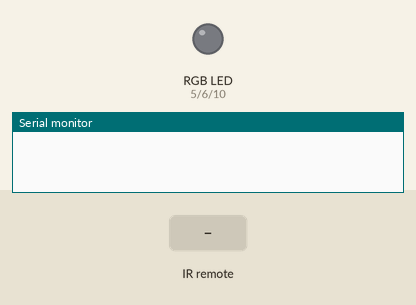
Bench run of a program on a simulated Arduino Uno, built with avr-gcc and run on an emulated ATmega328P. On the bench: an RGB LED mixed from three pins (HIGH = lit), the last lines printed to the serial monitor. Inputs (shaded band) come from the test bench.

Above: at 1.2 s.
1.3 s: infrared code 0xBA45FF00 received
At 2.7 s:
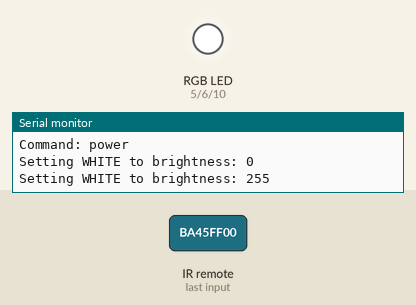
3.0 s: infrared code 0xF807FF00 received
At 4.4 s:
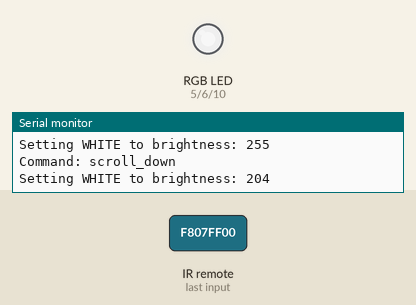
4.7 s: infrared code 0xF30CFF00 received
At 5.8 s:
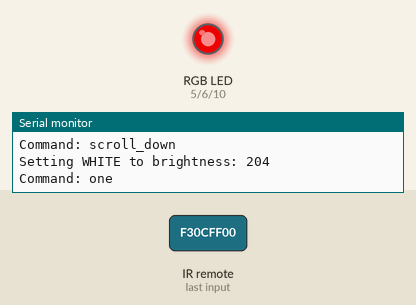
6.4 s: infrared code 0xE718FF00 received
At 7.1 s:
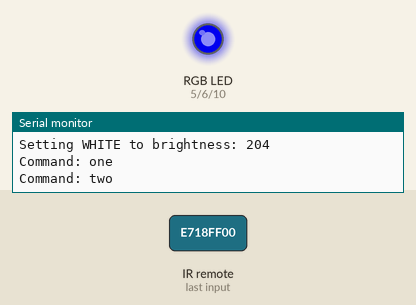
8.1 s: infrared code 0xA15EFF00 received
At 9.5 s:
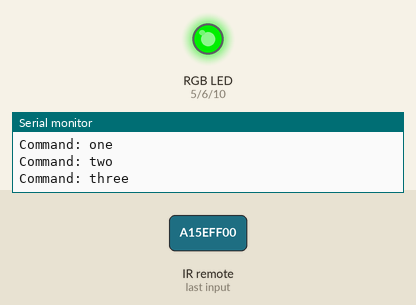
9.8 s: infrared code 0xF708FF00 received
At 10.9 s:
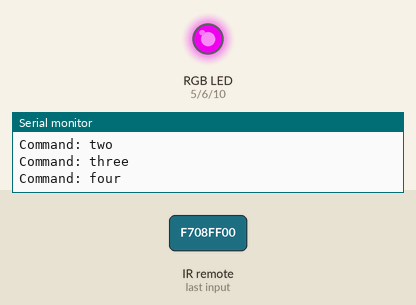
Timing chart, 0 to 12.5 s (numbered marks = the images above; inputs shaded):
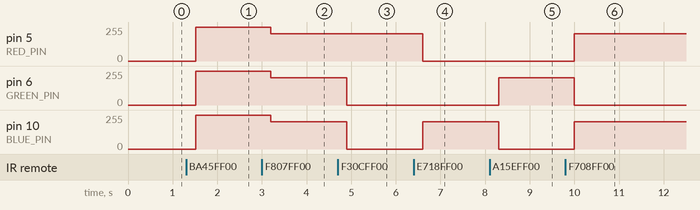

Measured:
- after the input at 1.3 s, pin 5 (RED_PIN), pin 6 (GREEN_PIN), pin 10 (BLUE_PIN): 0/255 → 255/255 after 0.22 s
- after the input at 3.0 s, pin 5 (RED_PIN), pin 6 (GREEN_PIN), pin 10 (BLUE_PIN): 255/255 → 204/255 after 0.20 s
- after the input at 4.7 s, pin 6 (GREEN_PIN), pin 10 (BLUE_PIN): 204/255 → 0/255 after 0.20 s
- after the input at 6.4 s, pin 5 (RED_PIN): 204/255 → 0/255 after 0.20 s; pin 10 (BLUE_PIN): 0/255 → 204/255 after 0.20 s
- after the input at 8.1 s, pin 6 (GREEN_PIN): 0/255 → 204/255 after 0.20 s; pin 10 (BLUE_PIN): 204/255 → 0/255 after 0.20 s
- after the input at 9.8 s, pin 5 (RED_PIN), pin 10 (BLUE_PIN): 0/255 → 204/255 after 0.20 s; pin 6 (GREEN_PIN): 204/255 → 0/255 after 0.20 s

The program:

main.cpp
```cpp
#include <Arduino.h>
#include <IRremote.h>

// Pin definitions for circuit wiring
const int IR_RECEIVER_PIN = 9; // Connect IR receiver data pin here
const int RED_PIN = 5;         // Red LED pin
const int GREEN_PIN = 6;       // Green LED pin
const int BLUE_PIN = 10;       // Blue LED pin

enum ColorState
{
  OFF,
  WHITE,
  RED,
  BLUE,
  GREEN,
  MAGENTA,
  CYAN,
  YELLOW
};

String command;
int brightness = 0;            // Current brightness level (0-255)
ColorState currentColor = OFF; // Track current color state

// Function declarations
void setColor(ColorState color);
void turnOff();
void setBrightness(int newBrightness);
void applyCurrentColor();

void setup()
{
  Serial.begin(9600);

  // Initialize RGB LED pins
  pinMode(RED_PIN, OUTPUT);
  pinMode(GREEN_PIN, OUTPUT);
  pinMode(BLUE_PIN, OUTPUT);

  // Initialize IR receiver
  IrReceiver.begin(IR_RECEIVER_PIN, ENABLE_LED_FEEDBACK);
}

void loop()
{
  while (IrReceiver.decode() == 0)
    ;
  delay(200);

  // Decode IR command
  switch (IrReceiver.decodedIRData.decodedRawData)
  {
  case 0xBA45FF00:
    command = "power";
    break;
  case 0xB847FF00:
    command = "function";
    break;
  case 0xF609FF00:
    command = "scroll_up";
    break;
  case 0xF807FF00:
    command = "scroll_down";
    break;
  case 0xE916FF00:
    command = "zero";
    break;
  case 0xF30CFF00:
    command = "one";
    break;
  case 0xE718FF00:
    command = "two";
    break;
  case 0xA15EFF00:
    command = "three";
    break;
  case 0xF708FF00:
    command = "four";
    break;
  case 0xE31CFF00:
    command = "five";
    break;
  case 0xA55AFF00:
    command = "six";
    break;
  default:
    command = "unknown";
    break;
  }

  if (command != "unknown")
  {
    Serial.print("Command: ");
    Serial.println(command);

    // Handle RGB LED commands
    if (command == "power")
    {
      setColor(WHITE); // White at max brightness
      setBrightness(255); // Set brightness to maximum;
    }
    else if (command == "zero")
    {
      setColor(WHITE);
    }
    else if (command == "function")
    {
      turnOff(); // Turn off completely
    }
    else if (command == "scroll_up")
    {
      setBrightness(brightness == 0 ? 10 : brightness * 1.2); // Increase brightness by 20%
    }
    else if (command == "scroll_down")
    {
      setBrightness(brightness * 0.8); // Decrease brightness by 20%
    }
    else if (command == "one")
    {
      setColor(RED); // Red
    }
    else if (command == "two")
    {
      setColor(BLUE); // Blue
    }
    else if (command == "three")
    {
      setColor(GREEN); // Green
    }
    else if (command == "four")
    {
      setColor(MAGENTA); // Magenta
    }
    else if (command == "five")
    {
      setColor(CYAN); // Cyan
    }
    else if (command == "six")
    {
      setColor(YELLOW); // Yellow
    }
  }

  IrReceiver.resume();
}

// Function implementations
void setColor(ColorState color)
{
  currentColor = color;
  applyCurrentColor();
}

void turnOff()
{
  currentColor = OFF;
  applyCurrentColor();
}

void setBrightness(int newBrightness)
{
  brightness = newBrightness;
  if (brightness > 230)
    brightness = 255;
  if (brightness < 10)
    brightness = 0;
  applyCurrentColor(); // Reapply current color with new brightness
}

void applyCurrentColor()
{
  switch (currentColor)
  {
  case OFF:
    analogWrite(RED_PIN, 0);
    analogWrite(GREEN_PIN, 0);
    analogWrite(BLUE_PIN, 0);
    break;
  case WHITE:
    Serial.println("Setting WHITE to brightness: " + String(brightness));
    analogWrite(RED_PIN, brightness);
    analogWrite(GREEN_PIN, brightness);
    analogWrite(BLUE_PIN, brightness);
    break;
  case RED:
    analogWrite(RED_PIN, brightness);
    analogWrite(GREEN_PIN, 0);
    analogWrite(BLUE_PIN, 0);
    break;
  case BLUE:
    analogWrite(RED_PIN, 0);
    analogWrite(GREEN_PIN, 0);
    analogWrite(BLUE_PIN, brightness);
    break;
  case GREEN:
    analogWrite(RED_PIN, 0);
    analogWrite(GREEN_PIN, brightness);
    analogWrite(BLUE_PIN, 0);
    break;
  case MAGENTA:
    analogWrite(RED_PIN, brightness);
    analogWrite(GREEN_PIN, 0);
    analogWrite(BLUE_PIN, brightness);
    break;
  case CYAN:
    analogWrite(RED_PIN, 0);
    analogWrite(GREEN_PIN, brightness);
    analogWrite(BLUE_PIN, brightness);
    break;
  case YELLOW:
    analogWrite(RED_PIN, brightness);
    analogWrite(GREEN_PIN, brightness);
    analogWrite(BLUE_PIN, 0);
    break;
  }
}
```
